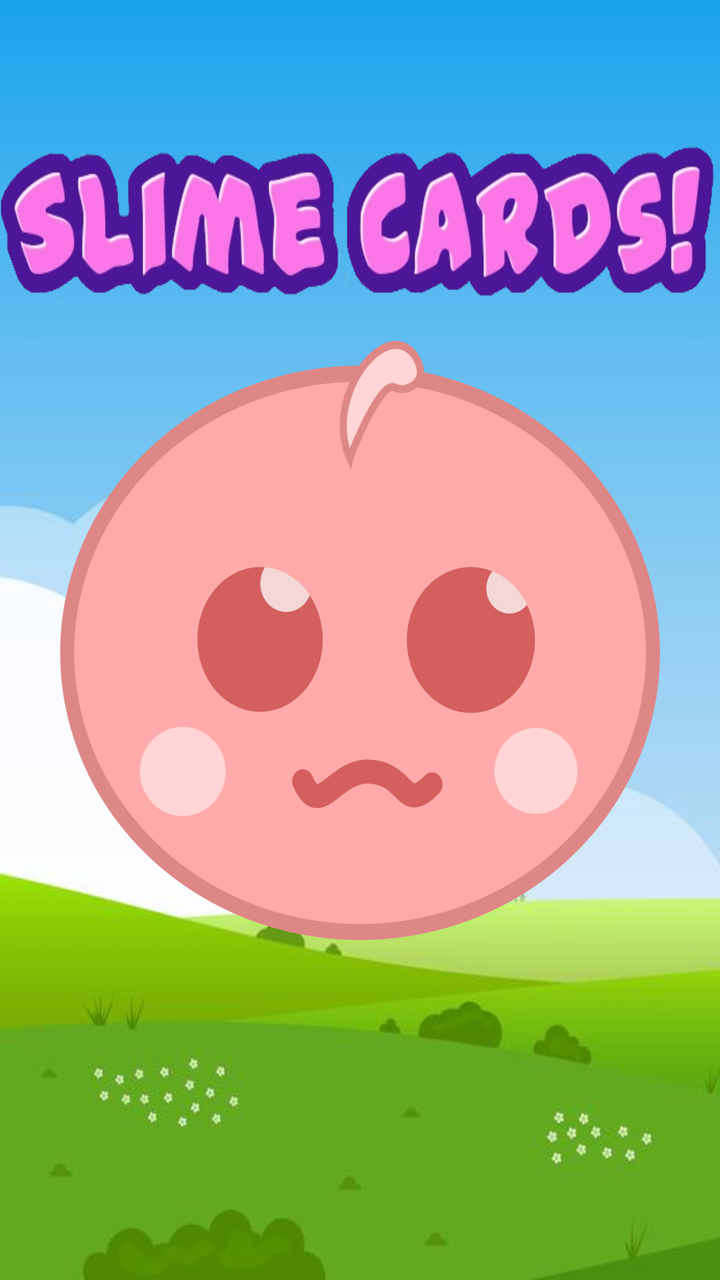
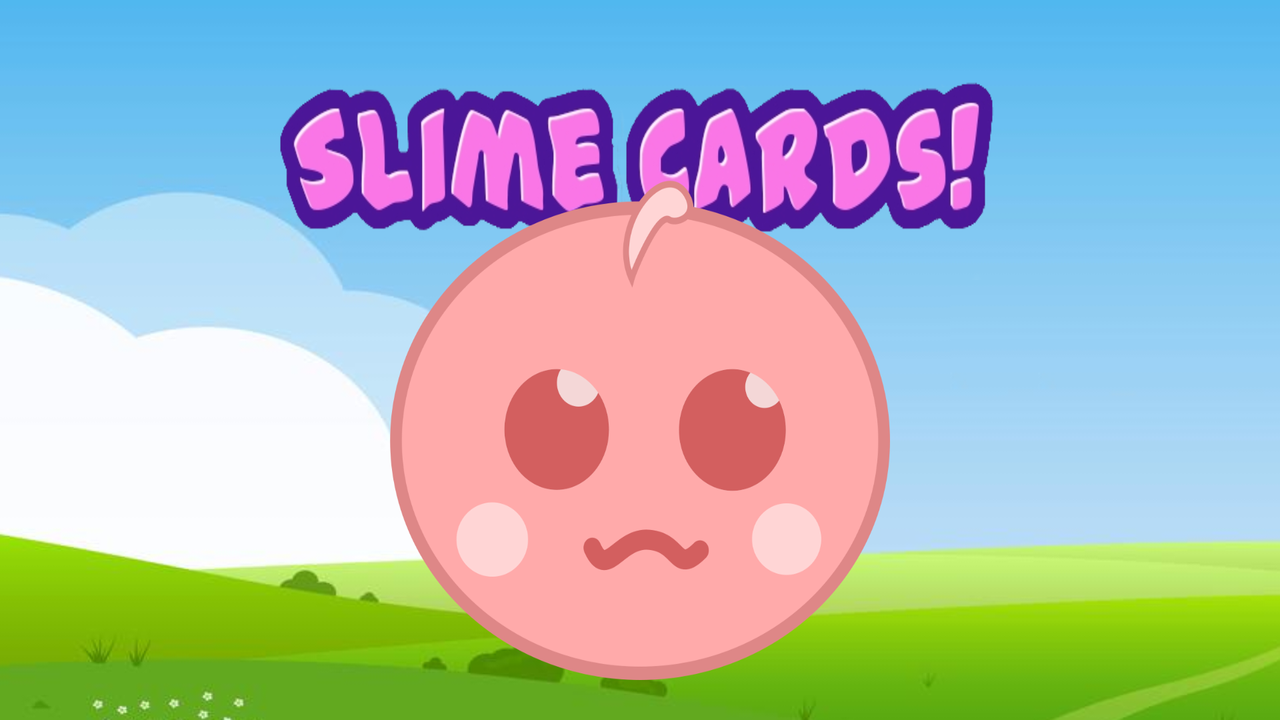

Compare how this app lays out the same screen by default and in its alternative resource folder. The renders come first, then the two layout files and the values they reference.
<!-- AndroidManifest.xml: application theme Theme.SlimeCards -->
<!-- res/layout/activity_main.xml -->
<?xml version = "1.0" encoding = "utf-8"?>
<androidx.constraintlayout.widget.ConstraintLayout

    xmlns:android = "http://schemas.android.com/apk/res/android"
    xmlns:app = "http://schemas.android.com/apk/res-auto"
    xmlns:tools = "http://schemas.android.com/tools"
    tools:context = ".MainActivity"

    android:layout_width = "match_parent"
    android:layout_height = "match_parent"

    android:background = "@drawable/background_ss">


    <ImageView
        android:id = "@+id/slime_cards_title"
        android:layout_width = "370dp"
        android:layout_height = "120dp"

        android:background = "@drawable/slime_cards"
        android:contentDescription = "@string/description.splash_title"

        app:layout_constraintBottom_toBottomOf = "parent"
        app:layout_constraintHorizontal_bias = "0.5"
        app:layout_constraintLeft_toLeftOf = "parent"
        app:layout_constraintRight_toRightOf = "parent"
        app:layout_constraintTop_toTopOf = "parent"
        app:layout_constraintVertical_bias = "0.1"/>


    <ImageView
        android:id = "@+id/pink_slime_title"
        android:layout_width = "300dp"
        android:layout_height = "300dp"

        android:background = "@drawable/cute_pink_slime"
        android:contentDescription = "@string/description.splash_icon"

        app:layout_constraintBottom_toBottomOf = "parent"
        app:layout_constraintLeft_toLeftOf = "parent"
        app:layout_constraintRight_toRightOf = "parent"
        app:layout_constraintTop_toTopOf = "parent"
        app:layout_constraintHorizontal_bias = "0.5"
        app:layout_constraintVertical_bias = "0.5"/>


</androidx.constraintlayout.widget.ConstraintLayout>
<!-- resources referenced by this layout -->
<resources>
  <!-- drawable background_ss: png bitmap (drawable, 94142 bytes) -->
  <!-- drawable cute_pink_slime: png bitmap (drawable, 64552 bytes) -->
  <!-- drawable slime_cards: png bitmap (drawable, 93367 bytes) -->
  <string name="description.splash_icon">Image icon for the splash screen</string>
  <string name="description.splash_title">Image title for the splash screen</string>
  <style name="Theme.SlimeCards" parent="Theme.MaterialComponents.DayNight.NoActionBar">
  
          <item name="colorPrimary">@color/primary</item>
          <item name="colorPrimaryVariant">@color/primary_v2</item>
          <item name="colorOnPrimary">@color/white</item>
  
          <item name="colorSecondary">@color/secondary</item>
          <item name="colorSecondaryVariant">@color/secondary_v2</item>
          <item name="colorOnSecondary">@color/white</item>
  
          <item name="android:statusBarColor" tools:targetApi="l">?attr/colorPrimaryVariant</item>
  
          <item name="android:windowBackground">@color/bitmap</item>
  
      </style>
  <color name="primary">#FFe100ed</color>
  <color name="primary_v2">#FFaa00ba</color>
  <color name="white">#FFFFFFFF</color>
  <color name="secondary">#FF6A1B9A</color>
  <color name="secondary_v2">#FF38006b</color>
  <color name="bitmap">#00000000</color>
</resources>
<!-- res/layout-land/activity_main.xml (the author's variant of the layout above) -->
<!-- drawn on the phone turned sideways -->
<?xml version = "1.0" encoding = "utf-8"?>
<androidx.constraintlayout.widget.ConstraintLayout

    xmlns:android = "http://schemas.android.com/apk/res/android"
    xmlns:app = "http://schemas.android.com/apk/res-auto"
    xmlns:tools = "http://schemas.android.com/tools"
    tools:context = ".MainActivity"

    android:layout_width = "match_parent"
    android:layout_height = "match_parent"

    android:background = "@drawable/background_landscape_ss">


    <ImageView
        android:id = "@+id/slime_cards_title"
        android:layout_width = "370dp"
        android:layout_height = "120dp"

        android:background = "@drawable/slime_cards"
        android:contentDescription = "@string/description.splash_title"

        app:layout_constraintLeft_toLeftOf = "parent"
        app:layout_constraintRight_toRightOf = "parent"
        app:layout_constraintTop_toTopOf = "parent"
        android:layout_marginTop = "20dp"/>


    <ImageView
        android:id = "@+id/pink_slime_title"
        android:layout_width = "250dp"
        android:layout_height = "250dp"

        android:background = "@drawable/cute_pink_slime"
        android:contentDescription = "@string/description.splash_icon"

        app:layout_constraintBottom_toBottomOf = "parent"
        android:layout_marginBottom = "20dp"
        app:layout_constraintLeft_toLeftOf = "parent"
        app:layout_constraintRight_toRightOf = "parent"/>


</androidx.constraintlayout.widget.ConstraintLayout>
<!-- resources referenced by the variant -->
<!-- as the phone turned sideways resolves them -->
<resources>
  <!-- drawable background_landscape_ss: png bitmap (drawable, 84572 bytes) -->
  <!-- drawable cute_pink_slime: png bitmap (drawable, 64552 bytes) -->
  <!-- drawable slime_cards: png bitmap (drawable, 93367 bytes) -->
  <string name="description.splash_icon">Image icon for the splash screen</string>
  <string name="description.splash_title">Image title for the splash screen</string>
  <style name="Theme.SlimeCards" parent="Theme.MaterialComponents.DayNight.NoActionBar">
  
          <item name="colorPrimary">@color/primary</item>
          <item name="colorPrimaryVariant">@color/primary_v2</item>
          <item name="colorOnPrimary">@color/white</item>
  
          <item name="colorSecondary">@color/secondary</item>
          <item name="colorSecondaryVariant">@color/secondary_v2</item>
          <item name="colorOnSecondary">@color/white</item>
  
          <item name="android:statusBarColor" tools:targetApi="l">?attr/colorPrimaryVariant</item>
  
          <item name="android:windowBackground">@color/bitmap</item>
  
      </style>
  <color name="primary">#FFe100ed</color>
  <color name="primary_v2">#FFaa00ba</color>
  <color name="white">#FFFFFFFF</color>
  <color name="secondary">#FF6A1B9A</color>
  <color name="secondary_v2">#FF38006b</color>
  <color name="bitmap">#00000000</color>
</resources>
